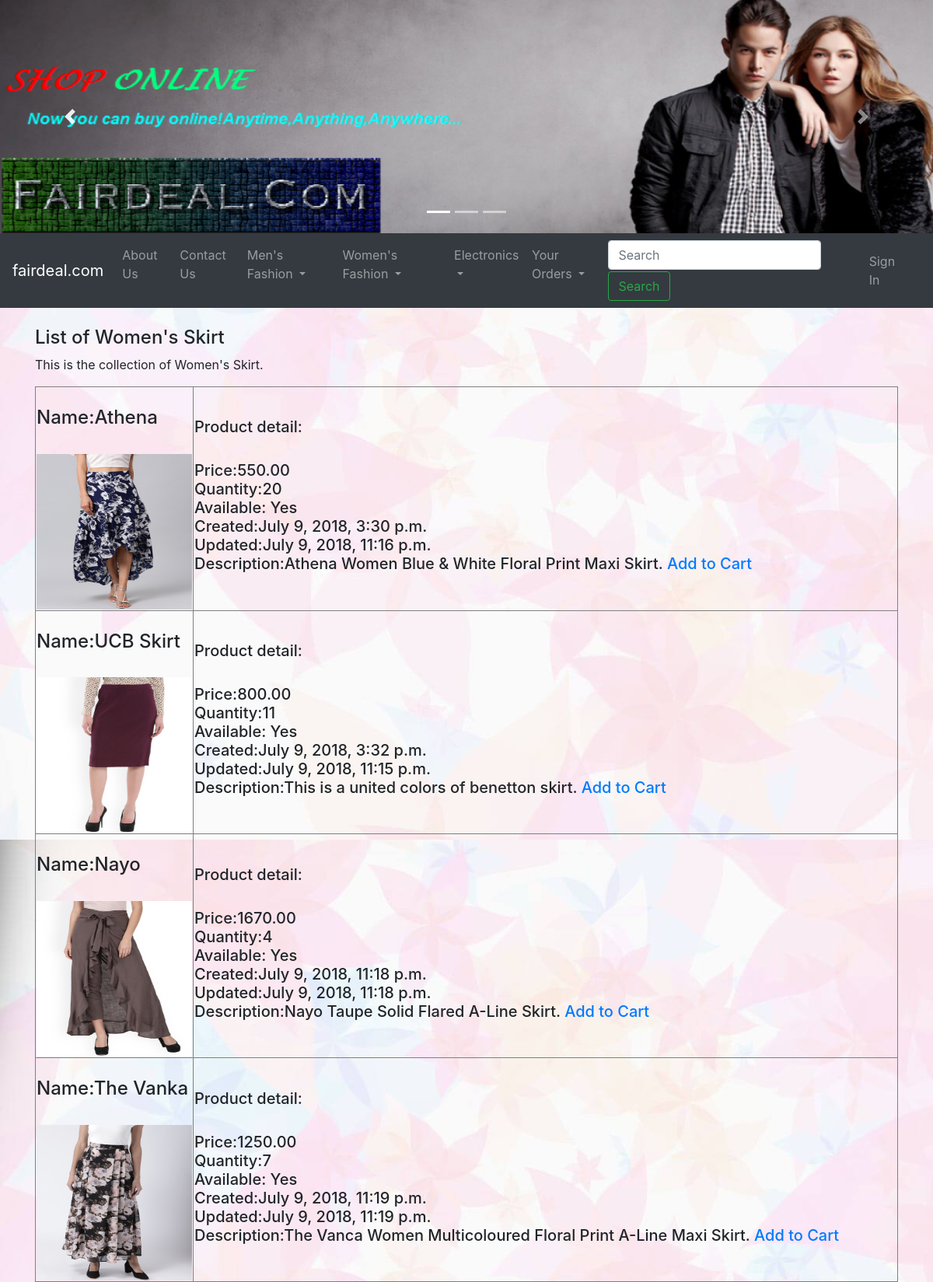
The page /skirt on the database its author committed.
### garments/models.py (models this page shows, shortened)
class Skirt(models.Model):
    name = models.CharField(max_length=100)
    photo = models.FileField(blank=True)
    desc = models.TextField(max_length=500)
    price = models.DecimalField(max_digits=10, decimal_places=2)
    stock = models.PositiveIntegerField()
    available = models.BooleanField(default=True)
    created = models.DateTimeField(auto_now_add=True)
    updated = models.DateTimeField(auto_now=True)

### garments/views.py (the view)
# urls.py: url(r'^skirt$',skirt),
def skirt(request):
    lst = Skirt.objects.all()
    return render(request, 'skirt.html', {'lst':lst})

### garments/template/skirt.html (shortened to what this page needs)
{% extends 'base.html' %}
{% block content %}
<div class="container">
  <h4>List of Women's Skirt</h4>
  <p>This is the collection of Women's Skirt.</p>
<table width=100% border=1>
{% for l in lst %}
<tr>
<td width=10%><br>
<h4>Name:{{l.name}}</h4><br>
<img src="{{l.photo.url}}" alt="Skirt photo" width=200 height=200>
</td>
<td width=90%>
<h5>Product detail:</h5><br>
<h5>Price:{{l.price}}<br>
Quantity:{{l.stock}}<br>
Available:{% if l.available %}
Yes
{% else %}
No
{% endif %}<br>
Created:{{l.created}}<br>
Updated:{{l.updated}}<br>
Description:{{l.desc}}
<a href='cart{{l.id}}'>Add to Cart</a>
</h5>
</td>
</tr>
{% endfor %}
</div>
{% endblock %}

### rows shown on the page
Skirt: name "Athena", photo (picture), price "550.00", stock "20", available "Yes", created "July 9, 2018, 3:30 p.m.", updated "July 9, 2018, 11:16 p.m.", desc "Athena Women Blue & White Floral Print Maxi Skirt."
Skirt: name "UCB Skirt", photo (picture), price "800.00", stock "11", available "Yes", created "July 9, 2018, 3:32 p.m.", updated "July 9, 2018, 11:15 p.m.", desc "This is a united colors of benetton skirt."
Skirt: name "Nayo", photo (picture), price "1670.00", stock "4", available "Yes", created "July 9, 2018, 11:18 p.m.", updated "July 9, 2018, 11:18 p.m.", desc "Nayo Taupe Solid Flared A-Line Skirt."
Skirt: name "The Vanka", photo (picture), price "1250.00", stock "7", available "Yes", created "July 9, 2018, 11:19 p.m.", updated "July 9, 2018, 11:19 p.m.", desc "The Vanca Women Multicoloured Floral Print A-Line Maxi Skirt."
